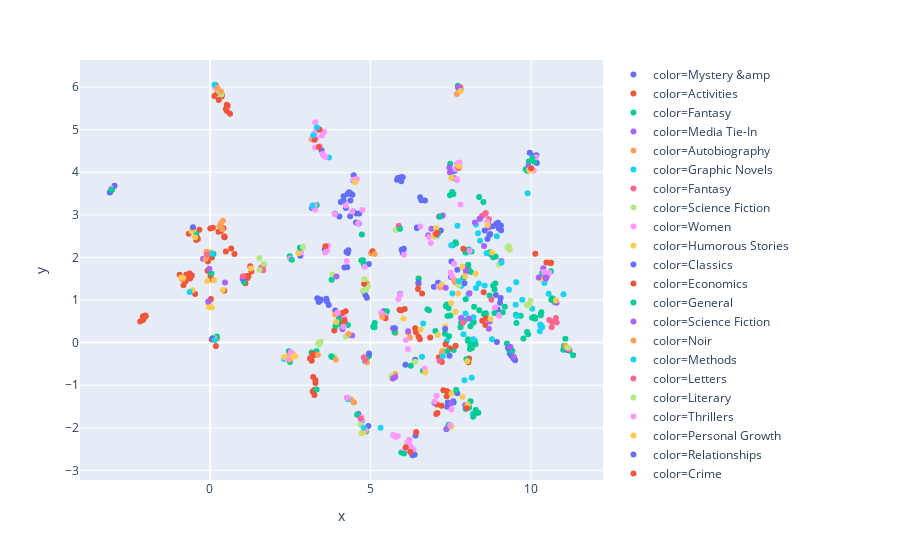

The notebook cell saved with this chart:
### Code cell
px.scatter(x=x,
           y=y,
           color=df["generes"],
           hover_name=df["title"])
